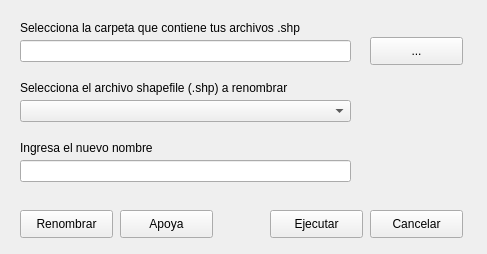
<?xml version="1.0" encoding="UTF-8"?>
<ui version="4.0">
 <class>MainWindow</class>
 <widget class="QMainWindow" name="MainWindow">
  <property name="geometry">
   <rect>
    <x>0</x>
    <y>0</y>
    <width>487</width>
    <height>254</height>
   </rect>
  </property>
  <property name="windowTitle">
   <string>Renombrar archivos .shp</string>
  </property>
  <property name="windowIcon">
   <iconset resource="resources.qrc">
    <normaloff>:/imgBase/img/rename1.png</normaloff>:/imgBase/img/rename1.png</iconset>
  </property>
  <property name="animated">
   <bool>false</bool>
  </property>
  <property name="documentMode">
   <bool>false</bool>
  </property>
  <widget class="QWidget" name="centralwidget">
   <widget class="QLineEdit" name="line1">
    <property name="geometry">
     <rect>
      <x>20</x>
      <y>40</y>
      <width>331</width>
      <height>22</height>
     </rect>
    </property>
   </widget>
   <widget class="QPushButton" name="btn1">
    <property name="geometry">
     <rect>
      <x>370</x>
      <y>37</y>
      <width>93</width>
      <height>28</height>
     </rect>
    </property>
    <property name="text">
     <string>...</string>
    </property>
   </widget>
   <widget class="QLineEdit" name="line2">
    <property name="geometry">
     <rect>
      <x>20</x>
      <y>160</y>
      <width>331</width>
      <height>22</height>
     </rect>
    </property>
   </widget>
   <widget class="QLabel" name="lb1">
    <property name="geometry">
     <rect>
      <x>20</x>
      <y>20</y>
      <width>321</width>
      <height>16</height>
     </rect>
    </property>
    <property name="text">
     <string>Selecciona la carpeta que contiene tus archivos .shp</string>
    </property>
   </widget>
   <widget class="QLabel" name="label">
    <property name="geometry">
     <rect>
      <x>20</x>
      <y>140</y>
      <width>321</width>
      <height>16</height>
     </rect>
    </property>
    <property name="text">
     <string>Ingresa el nuevo nombre</string>
    </property>
   </widget>
   <widget class="QPushButton" name="btn4">
    <property name="geometry">
     <rect>
      <x>270</x>
      <y>210</y>
      <width>93</width>
      <height>28</height>
     </rect>
    </property>
    <property name="text">
     <string>Ejecutar</string>
    </property>
   </widget>
   <widget class="QPushButton" name="btn5">
    <property name="geometry">
     <rect>
      <x>370</x>
      <y>210</y>
      <width>93</width>
      <height>28</height>
     </rect>
    </property>
    <property name="text">
     <string>Cancelar</string>
    </property>
   </widget>
   <widget class="QPushButton" name="btn2">
    <property name="geometry">
     <rect>
      <x>20</x>
      <y>210</y>
      <width>93</width>
      <height>28</height>
     </rect>
    </property>
    <property name="text">
     <string>Renombrar</string>
    </property>
    <property name="icon">
     <iconset resource="resources.qrc">
      <normaloff>:/imgBase/img/info.png</normaloff>:/imgBase/img/info.png</iconset>
    </property>
   </widget>
   <widget class="QPushButton" name="btn3">
    <property name="geometry">
     <rect>
      <x>120</x>
      <y>210</y>
      <width>93</width>
      <height>28</height>
     </rect>
    </property>
    <property name="text">
     <string>Apoya</string>
    </property>
    <property name="icon">
     <iconset resource="resources.qrc">
      <normaloff>:/imgBase/img/dona.png</normaloff>:/imgBase/img/dona.png</iconset>
    </property>
   </widget>
   <widget class="QLabel" name="label_2">
    <property name="geometry">
     <rect>
      <x>20</x>
      <y>80</y>
      <width>331</width>
      <height>16</height>
     </rect>
    </property>
    <property name="text">
     <string>Selecciona el archivo shapefile (.shp) a renombrar</string>
    </property>
   </widget>
   <widget class="QComboBox" name="cmb1">
    <property name="geometry">
     <rect>
      <x>20</x>
      <y>100</y>
      <width>331</width>
      <height>22</height>
     </rect>
    </property>
   </widget>
  </widget>
 </widget>
 <resources>
  <include location="resources.qrc"/>
 </resources>
 <connections/>
</ui>
